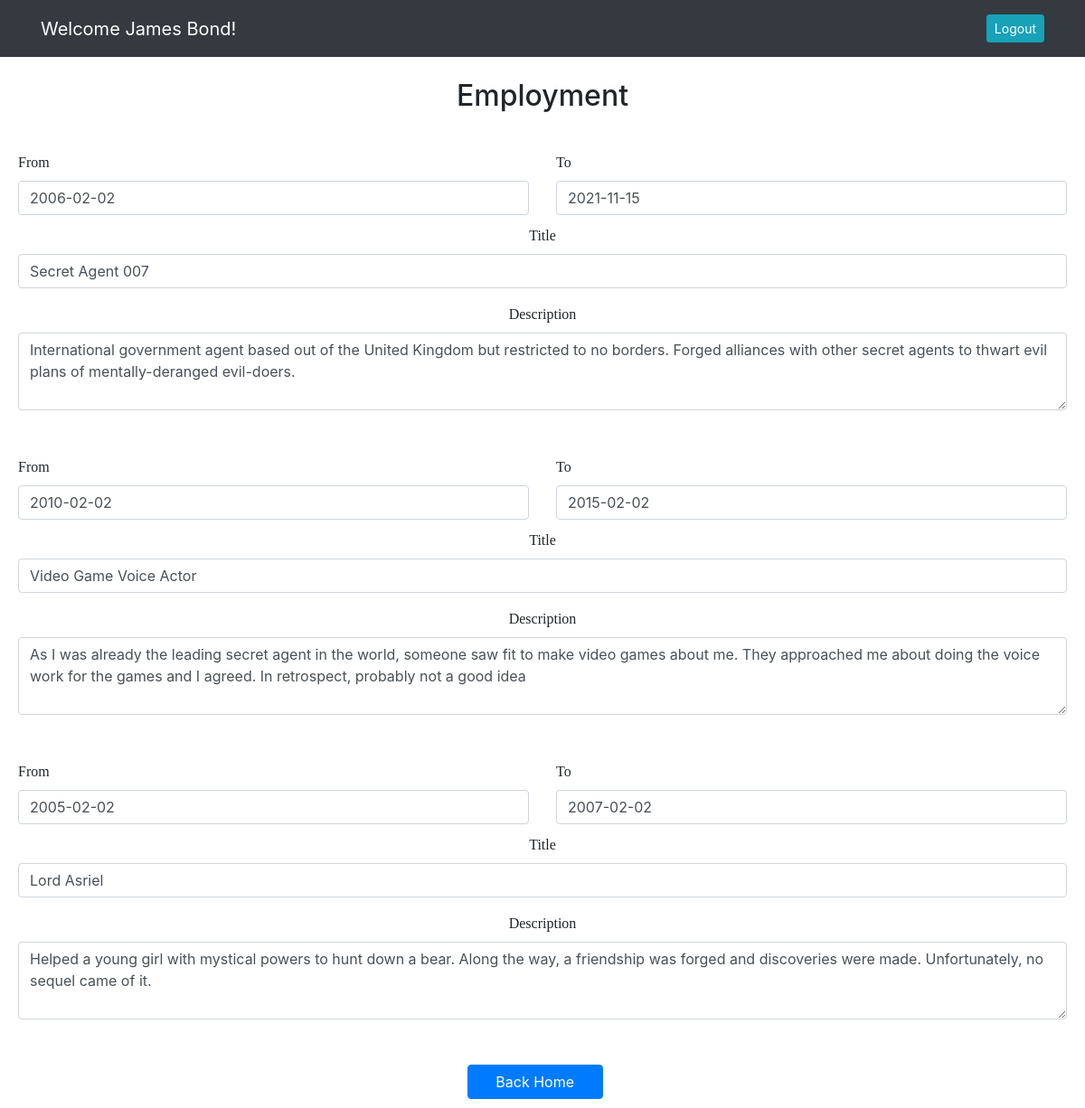
The app's page /editemploymentpage (signed in) with its own data.
### resume_app/models.py (models this page shows)
class User(models.Model):
    first_name = models.CharField(max_length=255)
    last_name = models.CharField(max_length=255)
    email = models.EmailField(max_length=255)
    password = models.CharField(max_length=255)
    created_at = DateTimeField(auto_now_add=True)
    updated_at = DateTimeField(auto_now=True)
    objects = UserManager()

class Employment(models.Model):
    date_from1 = models.DateField(blank=True, null=False)
    date_to1 = models.DateField(blank=False, null=True)
    title1 = models.CharField(blank=True, max_length=100)
    desc1 = models.TextField(blank=True)
    date_from2 = models.DateField(blank=True, null=True)
    date_to2 = models.DateField(blank=True, null=True)
    title2 = models.CharField(blank=True, max_length=100)
    desc2 = models.TextField(blank=True)
    date_from3 = models.DateField(blank=True, null=True)
    date_to3 = models.DateField(blank=True, null=True)
    title3 = models.CharField(blank=True, max_length=100)
    desc3 = models.TextField(blank=True)
    user = models.ForeignKey(User, related_name="employments", on_delete=models.CASCADE)
    created_at = DateTimeField(auto_now_add=True)
    updated_at = DateTimeField(auto_now=True)
    objects = EmploymentManager()

### resume_app/views.py (the view)
# urls.py: path('editemploymentpage', views.editemploymentpage),
def editemploymentpage(request):
    if 'id' not in request.session:
        return redirect('/')
    else:
        context = {
            'date': 'Y-m-d',
            'user': User.objects.get(id = request.session['id'])
        }
    return render(request, 'editemployment.html', context)

### resume_app/templates/editemployment.html (shortened to what this page needs)
<!DOCTYPE html>
<html lang="en">
<head>
    <link rel="stylesheet" href="https://stackpath.bootstrapcdn.com/bootstrap/4.5.2/css/bootstrap.min.css"
>
    {% load static %}
    <link rel="stylesheet" href="{% static 'css/expemp.css' %}">
</head>
<body>
    <nav class="navbar navbar-expand-lg navbar-dark bg-dark">
        <div class="container">
            <a class="navbar-brand" href="#">Welcome {{user.first_name}} {{user.last_name}}!</a>
            <div class="collapse navbar-collapse" id="navbarText">
                <span class="navbar-text">
                    <a href="/logout" role="button" class="btn btn-sm btn-info ml-2 text-white">Logout</a>
                </span>
            </div>
        </div>
    </nav>
    <br>
    <h2>Employment</h2>
    <br>
    <div id="emp_form">
        <form action="/editemployment" method="POST" id="employment">
            {% for employment in user.employments.all %}
            <div class="emp_form">
                <div class="row">
                    <div class="col">
                        <label for="date_from" class="form-label">From</label>
                        <input type="date|date:%Y-%m-%d" class="form-control" id="emp_from" value="{{employment.date_from1|date:date}}" name="date_from1">
                    </div>
                    <div class="col">
                        <label for="date_to" class="form-label">To</label>
                        <input type="date|date:%Y-%m-%d" class="form-control" id="emp_to" value="{{employment.date_to1|date:date}}" name="date_to1">
                    </div>
                </div>
                <div class="mb-3" id="title_div">
                    <label for="title" class="form-label">Title</label>
                    <input type="text" class="form-control" id="emp_title" value="{{employment.title1}}" name="title1">
                </div>
                <div class="mb-3">
                    <label for="desc" class="desc-form-label">Description</label>
                    <textarea class="form-control" id="emp_desc" rows="3" name="desc1">{{employment.desc1}}</textarea>
                </div>
            </div>
            <div class="emp_form">
                <div class="row">
                    <div class="col">
                        <label for="date_from" class="form-label">From</label>
                        <input type="date|date:%Y-%m-%d" class="form-control" id="emp_from" value="{{employment.date_from2|date:date}}" name="date_from2">
                    </div>
                    <div class="col">
                        <label for="date_to" class="form-label">To</label>
                        <input type="date|date:%Y-%m-%d" class="form-control" id="emp_to" value="{{employment.date_to2|date:date}}" name="date_to2">
                    </div>
                </div>
                <div class="mb-3" id="title_div">
                    <label for="title" class="form-label">Title</label>
                    <input type="text" class="form-control" id="emp_title" value="{{employment.title2}}" name="title2">
                </div>
                <div class="mb-3">
                    <label for="desc" class="desc-form-label">Description</label>
                    <textarea class="form-control" id="emp_desc" rows="3" name="desc2">{{employment.desc2}}</textarea>
                </div>
            </div>
            <div class="emp_form">
                <div class="row">
                    <div class="col">
                        <label for="date_from" class="form-label">From</label>
                        <input type="date|date:%Y-%m-%d" class="form-control" id="emp_from" value="{{employment.date_from3|date:date}}" name="date_from3">
                    </div>
                    <div class="col">
                        <label for="date_to" class="form-label">To</label>
                        <input type="date|date:%Y-%m-%d" class="form-control" id="emp_to" value="{{employment.date_to3|date:date}}" name="date_to3">
                    </div>
                </div>
                <div class="mb-3" id="title_div">
                    <label for="title" class="form-label">Title</label>
                    <input type="text" class="form-control" id="emp_title" value="{{employment.title3}}" name="title3">
                </div>
                <div class="mb-3">
                    <label for="desc" class="desc-form-label">Description</label>
                    <textarea class="form-control" id="emp_desc" rows="3" name="desc3">{{employment.desc3}}</textarea>
                </div>
            </div>
            {% endfor %}
            <div class="d-grid gap-2 col-2 mx-auto" id="btm_btn">
                <button class="btn btn-primary" id="submit" type="submit">Back Home</button>
            </div>
        </form>
    </div>
</body>

### resume_app/static/css/expemp.css (style rules this page uses)
h2, .mb-3, p { text-align: center; }
#exp_form, #emp_form { margin: 10px; }
#submit { width: 150px; }
.form-label, p { word-wrap: break-word; font-family: 'Times New Roman', Times, serif; }
.desc-form-label { font-family: 'Times New Roman', Times, serif; }
.row, #title_div { margin-top: 10px; }
#emp_desc { margin-bottom: 20px; }
.emp_form, .exp_form { margin: 0px 10px 50px 10px }

### records on screen
User: first_name "James", last_name "Bond"
Employment: date_from1 "2006-02-02", date_to1 "2021-11-15", title1 "Secret Agent 007", desc1 "International government agent based out of the United Kingdom but restricted to no borders. Forged alliances with other secret agents to thwart evil plans of mentally-deranged evil-doers.", date_from2 "2010-02-02", date_to2 "2015-02-02", title2 "Video Game Voice Actor", desc2 "As I was already the leading secret agent in the world, someone saw fit to make video games about me. They approached me about doing the voice work for the games and I agreed. In retrospect, probably not a good idea", date_from3 "2005-02-02", date_to3 "2007-02-02", title3 "Lord Asriel", desc3 "Helped a young girl with mystical powers to hunt down a bear. Along the way, a friendship was forged and discoveries were made. Unfortunately, no sequel came of it."
